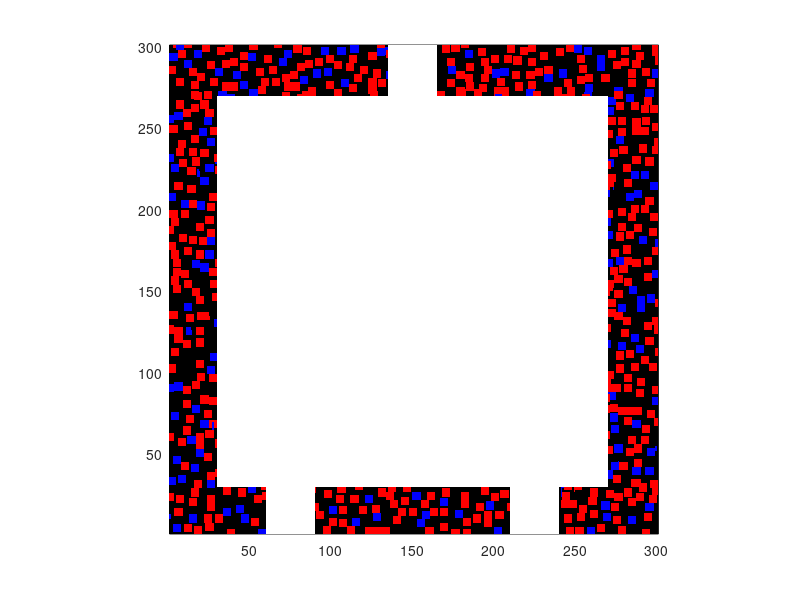

This figure's MATLAB source:
clear all;close all;
%% Wall Model Data
lx=301;ly=301;
lx1=30;lx2=60;lx3=90;lx4=135;
lx5=165;lx6=210;lx7=240;lx8=270;
ly1=30;ly2=270;

%% Initialization of Governing Parameters
sDist=ones(ly,lx); % Wall Model Function
psi=zeros(ly,lx); % Local Porosity
th=zeros(ly,lx); % Dimensioless Concentration
r=sqrt(8); % Growth Radius
D=ones(ly,lx); % Dimensionless D*
Sc=ones(ly,lx); % Schimdt number

%% Initialization of Random System
shuflim=150; 
p1=0;p2=0;
l=0;m=0;

%% Wall Model Area
Area1=(ly-ly2)*(lx4+lx-lx5); % Left Wall
Area2=(ly2-ly1+1)*(lx1+lx-lx8); % Middle
Area3=(ly1)*(lx2+lx6-lx3+lx-lx7); % Right Wall
TRange=Area1+Area2+Area3; % Total Area for particle growth 
p1Range=TRange*0.3; % Phase 2 Material Volume Fraction 
p2Range=TRange*0.1; % Phase 3 Material Volume Fraction
tic;

%% Elimination Part (Inner Room and ventilation port)
for i=1:ly
    for j=1:lx
        if i>=ly2 && i<=ly && j>=lx4 && j<lx5
            sDist(i,j)=0;
        elseif i>=ly1 && i<ly2 && j>=lx1 && j<lx8
            sDist(i,j)=0;
        elseif i>0 && i<ly1
            if (j>=lx2 && j<lx3) || (j>=lx6 && j<lx7)
                sDist(i,j)=0;
            end
        end
    end
end
%% Wall Model Generation
while p1<p1Range || p2<p2Range
    % X,Y Random Position
    x=randperm(lx,shuflim);
    y=randperm(ly,shuflim);
    px=randperm(lx,shuflim);
    py=randperm(ly,shuflim);
    %% Phase 2 Generation
    for i=1:shuflim
        touch= false; % Overlapped boolean
       for j=-ceil(r)+1:ceil(r)
           if j<0
                %% X,Y Boundary
                if x(1,i) <3
                    x1Low =1;
                    x1Up=x(1,i)-j;
                elseif x(1,i)>lx-2 && x(1,i)<=lx
                    x1Low=x(1,i)+j;
                    x1Up=lx;
                else
                    x1Low=x(1,i)+j;
                    x1Up=x(1,i)-j;
                end
                if y(1,i) <3
                    y1Low =1;
                    y1Up=y(1,i)-j;
                elseif y(1,i)>lx-2 && y(1,i)<=lx
                    y1Low=y(1,i)+j;
                    y1Up=ly;
                else
                    y1Low=y(1,i)+j;
                    y1Up=y(1,i)-j;
                end
                %% Determine overlapped
                if y1Low>ly2 && y1Up <=ly
                    if (x1Low>0 && x1Up <=lx4) || (x1Low>lx5 && x1Up <=lx)
                        l=sum(sum(sDist(y1Low:y1Up,x1Low:x1Up)==2));
                        m=sum(sum(sDist(y1Low:y1Up,x1Low:x1Up)==3));
                    end
                elseif y1Low>ly1 && y1Up <=ly2
                    if (x1Low>0 && x1Up<=lx1) || (x1Low>lx8 && x1Up<=lx)
                        l=sum(sum(sDist(y1Low:y1Up,x1Low:x1Up)==2));
                        m=sum(sum(sDist(y1Low:y1Up,x1Low:x1Up)==3));
                    end
                elseif y1Low>0 && y1Up<=ly1
                    if (x1Low>0 && x1Up<=lx2) || (x1Low>lx3 && x1Up<lx6) ...
                            || (x1Low>lx7 && x1Up<=lx)
                        l=sum(sum(sDist(y1Low:y1Up,x1Low:x1Up)==2));
                        m=sum(sum(sDist(y1Low:y1Up,x1Low:x1Up)==3));
                    end
                end

				%% Result of overlapped
                if l==0 && m==0
                    touch=false;
                else
                    touch=true;
                    break
                end
            end
          for k=-ceil(r):ceil(r)
              x1=x(1,i)+j;
              y1=y(1,i)+k;
              p1Radius=sqrt((x1-x(1,i)).^2+(y1-y(1,i)).^2);
              % Grow Material
              if touch == false && p1Radius<=r
                  if y1>0 && y1<ly1
                      if ((x1>0 && x1<lx2)||(x1>=lx3 && x1<lx6)||...
                              (x1>lx7 && x1<=lx))
                          sDist(y1,x1)=2;
                      end
                  elseif y1>=ly1 && y1<ly2
                      if ((x1>0 && x1<lx1)||(x1>=lx8 && x1<=lx))
                          sDist(y1,x1)=2;
                      end
                  elseif y1>=ly2 && y1<=ly
                      if ((x1>0 && x1<lx4) || (x1>=lx5&& x1<=lx))
                          sDist(y1,x1)=2;
                      end
                  end
              end
			  %% Sum of the Phase 2 Material Volume
              p1=sum(sum(sDist==2));
              if p1>=p1Range
                  break
              end
          end
       end
    end
    %% P2 Generate
     for i=1:shuflim
        touch2=false; % Overlapped boolean
        for j=-ceil(r)+1:ceil(r)
            if j<0
                %% X,Y Boundary
                if px(1,i) <3
                    x2Low =1;
                    x2Up=px(1,i)-j;
                elseif px(1,i)>lx-2 && px(1,i)<=lx
                    x2Low=px(1,i)+j;
                    x2Up=lx;
                else
                    x2Low=px(1,i)+j;
                    x2Up=px(1,i)-j;
                end
                if py(1,i) <3
                    y2Low =1;
                    y2Up=py(1,i)-j;
                elseif py(1,i)>lx-2 && py(1,i)<=lx
                    y2Low=y(1,i)+j;
                    y2Up=ly;
                else
                    y2Low=py(1,i)+j;
                    y2Up=py(1,i)-j;
                end
                %% Determine Overlapped
                if y2Low>ly2 && y2Up <=ly
                    if (x2Low>0 && x2Up <=lx4) || (x2Low>lx5 && x2Up <=lx)
                        l=sum(sum(sDist(y2Low:y2Up,x2Low:x2Up)==2));
                        m=sum(sum(sDist(y2Low:y2Up,x2Low:x2Up)==3));
                    end
                elseif y2Low>ly1 && y2Up <=ly2
                    if (x2Low>0 && x2Up<=lx1) || (x2Low>lx8 && x2Up<=lx)
                        l=sum(sum(sDist(y2Low:y2Up,x2Low:x2Up)==2));
                        m=sum(sum(sDist(y2Low:y2Up,x2Low:x2Up)==3));
                    end
                elseif y2Low>0 && y2Up<=ly1
                    if (x2Low>0 && x2Up<=lx2) || (x2Low>lx3 && x2Up<=lx6) ...
                            || (x2Low>lx7 && x2Up<=lx)
                        l=sum(sum(sDist(y2Low:y2Up,x2Low:x2Up)==2));
                        m=sum(sum(sDist(y2Low:y2Up,x2Low:x2Up)==3));
                    end
                end
				
				%% Result of overlapped
                if l==0 && m==0
                    touch2=false;
                else
                    touch2=true;
                    break
                end
            end
            for k=-ceil(r):ceil(r)
                x2=px(1,i)+j;
                y2=py(1,i)+k;
                p2Radius=sqrt((x2-px(1,i)).^2+(y2-py(1,i)).^2);
                % Phase 3 Material Growth
                if p2Radius<=r && touch2==false
                    if y2>0 && y2<ly1
                        if ((x2>0 && x2<lx2)||(x2>=lx3 && x2<lx6)||...
                                (x2>lx7 && x2<=lx))
                            sDist(y2,x2)=3;
                        end
                    elseif y2>=ly1 && y2<ly2
                        if ((x2>0 && x2<lx1)||(x2>=lx8 && x2<=lx))
                            sDist(y2,x2)=3;
                        end
                    elseif y2>=ly2 && y2<=ly
                        if ((x2>0 && x2<lx4) || (x2>=lx5&& x2<=lx))
                            sDist(y2,x2)=3;
                        end
                    end
                end

				%% Sum of Phase 3 Material Volume
                p2=sum(sum(sDist==3));
                if p2>=p2Range
                    break
                end
            end
            if p2>=p2Range 
                break
            end
        end
    end
	%% Sum of Phase 1 Material Volume
    p0=sum(sum(sDist==1));
end
%% Local Porosity Generate(determinination of solid wall)
for i=1:ly
    for j=1:lx
		% If is in the enclosure ,psi=1
        if sDist(i,j)==0
            psi(i,j)=1;
        end
    end
end
%% C* Concentration, D* and Schimdt number holds in the wall
for i=1:ly
    for j=1:lx
        if sDist(i,j)==1
            Sc(i,j)=10;
        elseif sDist(i,j)==2
            Sc(i,j)=1000;
            th(i,j)=100;
        elseif sDist(i,j)==3
            Sc(i,j)=100;
        end
        D(i,j)=1/Sc(i,j);
    end
end

%% Plot and Save settings
save('Porous5.mat','sDist','psi','th','D','Sc');
s=pcolor(sDist);
colormap([1 1 1;0 0 0;1 0 0;0 0 1;]);
axis equal;
xlim([1 301]);ylim([1 301]);
set(s,'EdgeColor','none');